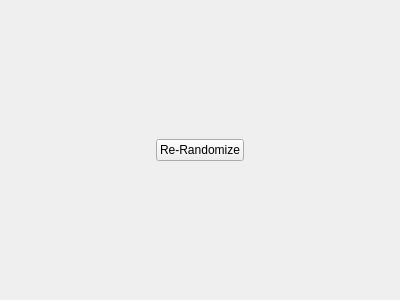
<?xml version="1.0" encoding="UTF-8"?>
<ui version="4.0">
 <comment>
  * Released as open source by Gabriel Caudrelier
  *
  * Developed by Gabriel Caudrelier, gabriel dot caudrelier at gmail dot com
  *
  * https://github.com/metrodango/pip3line
  *
  * Released under BSD 3-Clause see LICENSE for more information
</comment>
 <class>RandomCaseWidget</class>
 <widget class="QWidget" name="RandomCaseWidget">
  <property name="geometry">
   <rect>
    <x>0</x>
    <y>0</y>
    <width>400</width>
    <height>300</height>
   </rect>
  </property>
  <property name="windowTitle">
   <string>Form</string>
  </property>
  <layout class="QHBoxLayout" name="horizontalLayout">
   <item>
    <widget class="QPushButton" name="pushButton">
     <property name="sizePolicy">
      <sizepolicy hsizetype="Maximum" vsizetype="Fixed">
       <horstretch>0</horstretch>
       <verstretch>0</verstretch>
      </sizepolicy>
     </property>
     <property name="text">
      <string>Re-Randomize</string>
     </property>
    </widget>
   </item>
  </layout>
 </widget>
 <resources/>
 <connections/>
 <slots>
  <slot>onRerandomize()</slot>
 </slots>
</ui>
